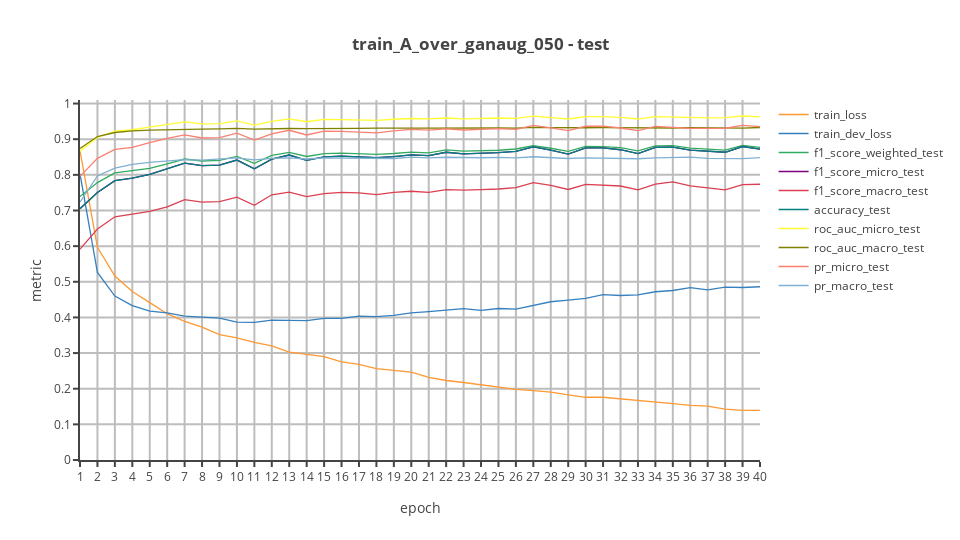
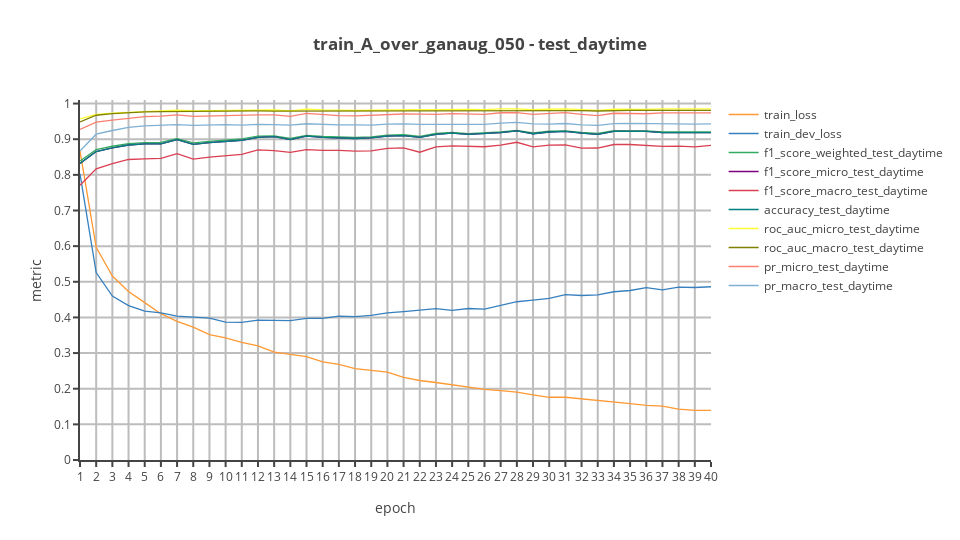
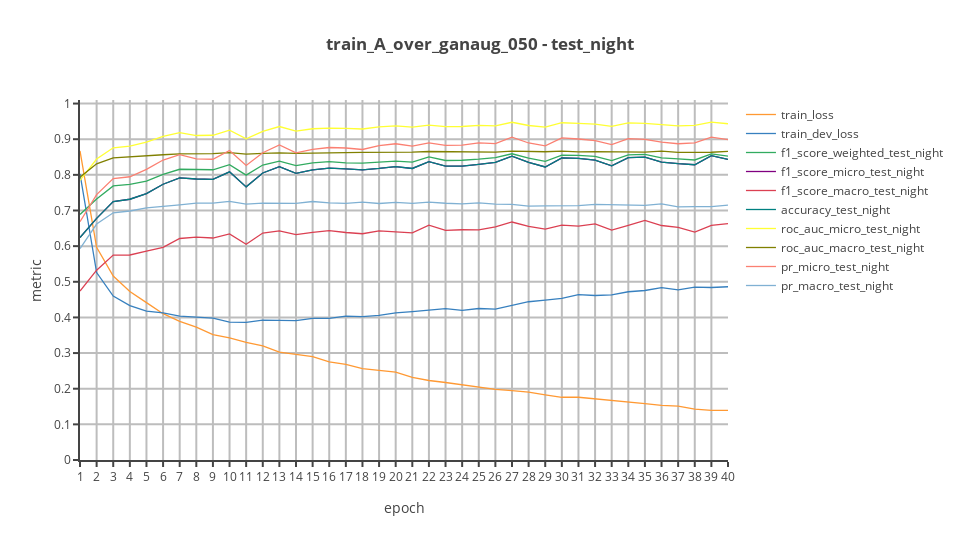
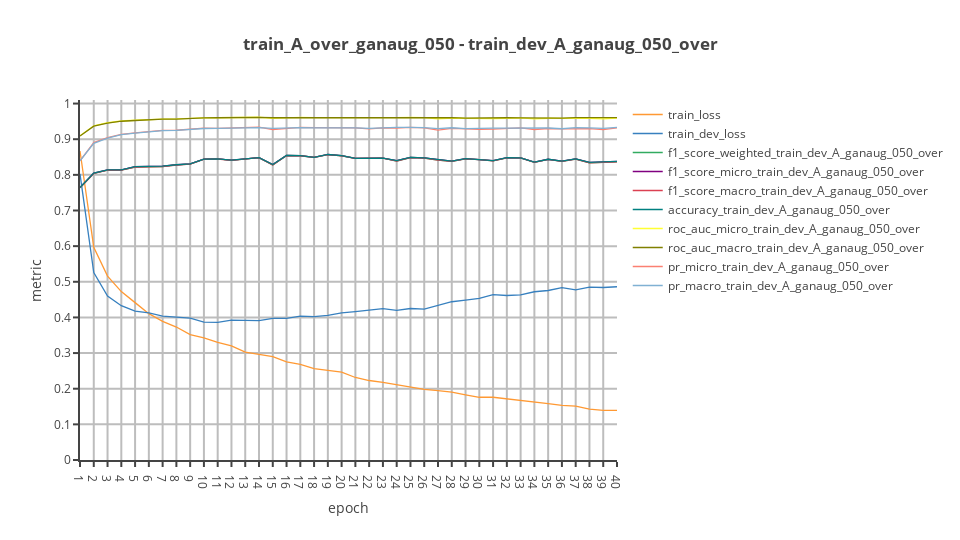

These figures' notebook cell, in order:
### Markdown cell above
### Interactive Plotly Plots ##

### Code cell
cf.go_offline(connected = True)
config = {
    "modeBarButtonsToRemove": ["sendDataToCloud"],
    "displaylogo": False
}

for data in df.data.unique():
    layout = {
        "title": "<b>" + plot_title + ' - ' + data + "<b>",
        "xaxis": {
            "title": "epoch",
            "showgrid": True,
            "showline": True,
            "linewidth": 2,
            "gridcolor": '#bdbdbd',
            "gridwidth": 2,
            "tickmode": 'linear',
            "ticks": 'outside',
            "tickwidth": 2,
            "tick0": 0,
            "dtick": 1,
        },
        "yaxis": {
            "title": "metric",
            "range": [0, 1.01],
            "showgrid": True,
            "showline": True,
            "linewidth": 2,
            "gridcolor": '#bdbdbd',
            "gridwidth": 2,
            "tickmode": 'linear',
            "ticks": 'outside',
            "tickwidth": 2,
             "tick0": 0,
            "dtick": 0.1,
        },  
        "width": 960,
        "height": 540
    }
    df_data = df.loc[df.data == data]
    df_data = df_data.drop(columns = ["data"])
    df_data = df_data.set_index("epoch", drop = True)
    df_data = df_data.add_suffix("_" + data)
    df_combined_data = df_combined.merge(df_data, on = "epoch")
    fig = df_combined_data.iplot(layout = layout, asFigure = True)
    py.offline.iplot(fig, show_link = False, config = config)
